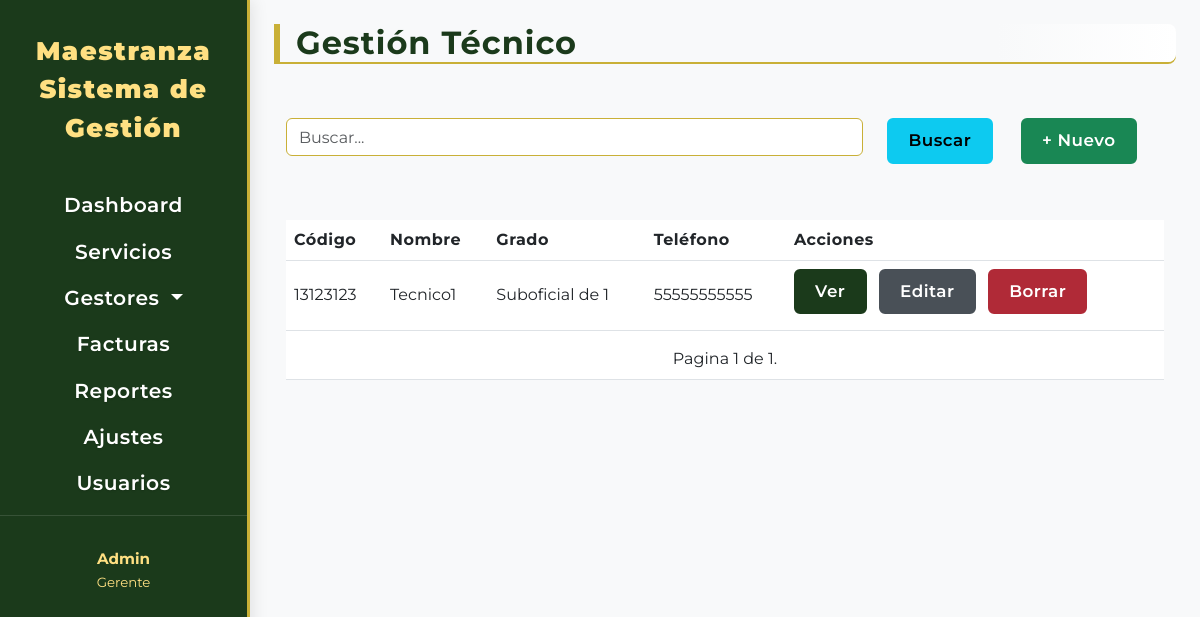
Before: /personas/tecnico/ with the older database file.
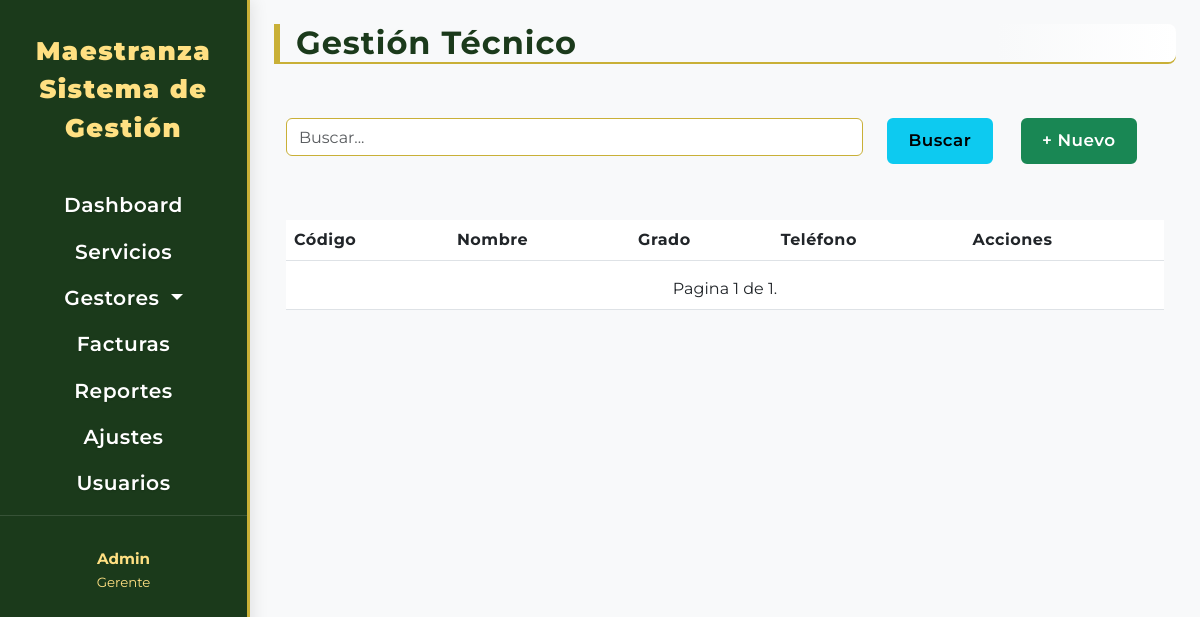
After: the same page with the newer database file.
### persona/models.py (models this page shows, shortened)
class Tecnico(models.Model):
    codigo = models.CharField(unique=True ,max_length=12, blank= False, null= False)
    nombre = models.CharField(max_length=100, blank=False, null= False)
    grado = models.ForeignKey(Grado , on_delete= models.CASCADE)
    telefono = models.CharField (max_length= 12, blank= False, null=False)
    created = models.DateTimeField(editable=None, auto_now=True)
    def get_detalle_url(self):
        return reverse('tecnico_detalle', args=[self.id])
    def get_editar_url(self):
        return reverse('tecnico_editar', args=[self.id])
    def get_borrar_url(self):
        return reverse('tecnico_borrar', args=[self.id])

### grado/models.py (models this page shows, shortened)
class Grado(models.Model):
    nombre = models.CharField(max_length=50, blank=False, null=False, verbose_name=' Nombre del Grado', unique= True)
    abreviatura = models.CharField(max_length= 10, unique=True, verbose_name= 'Abreviatura', blank= True, null= True)
    orden = models.CharField(default= 0, verbose_name='Orden Jerárquico')
    class Meta:
        verbose_name = 'Grado'
        verbose_name_plural = 'Grados'
        ordering = ['orden', 'nombre']
    def __str__(self):
        return self.nombre

### persona/views.py (the view)
# urls.py: path('tecnico/', views.tecnico_index, name='tecnico_index'),
def tecnico_index(request):
    tecnicos = Tecnico.objects.filter(codigo__contains= request.GET.get('search', ''))
    paginator = Paginator(tecnicos, 10)
    page_number = request.GET.get('page',1)
    try:
        tecnicos = paginator.page(page_number)
    except EmptyPage:
        tecnicos = paginator.page(paginator.num_pages)
    except PageNotAnInteger:
        tecnicos = paginator.page(1)
    context = {'tecnicos': tecnicos,
               'urlindex': 'tecnico_index',
               'urlcrear': 'tecnico_crear'}
    return render(request, 'tecnico/index.html', context)

### templates/tecnico/index.html (shortened to what this page needs)
{% extends "componentes/tablas.html" %}
{% block titabla %}Gestión Técnico{% endblock titabla %}
{% block Thead %}
<th>Código</th>
<th>Nombre</th>
<th>Grado</th>
<th>Teléfono</th>
<th>Acciones</th>
{% endblock Thead %}
{% block tbody %}
{% for tecnico in tecnicos %}
<tr>
    <td>{{tecnico.codigo}}</td>
    <td>{{tecnico.nombre}}</td>
    <td>{{tecnico.grado}}</td>
    <td>{{tecnico.telefono}}</td>
    {% include "componentes/botones.html" with modelo=tecnico %}
</tr>
{% endfor %}
{% endblock tbody %}
{% block tfoot %}
<td colspan="5">{% include "componentes/pagination.html" with page=tecnicos %}</td>
{% endblock tfoot %}

### templates/componentes/botones.html
<td>
    <span>
        <a class="btn btn-primary" href="{{ modelo.get_detalle_url }}">Ver</a>
        <a class="btn btn-secondary mx-2" href="{{ modelo.get_editar_url }}">Editar</a>
        <a class="btn btn-danger" href="{{ modelo.get_borrar_url }}"
            onclick="return confirm('¿Estás seguro de que deseas borrar este registro?');">Borrar</a>
    </span>
</td>

Changed rows visible on the page:
removed Tecnico: codigo "13123123", nombre "Tecnico1", grado "Suboficial de 1", telefono "55555555555"
